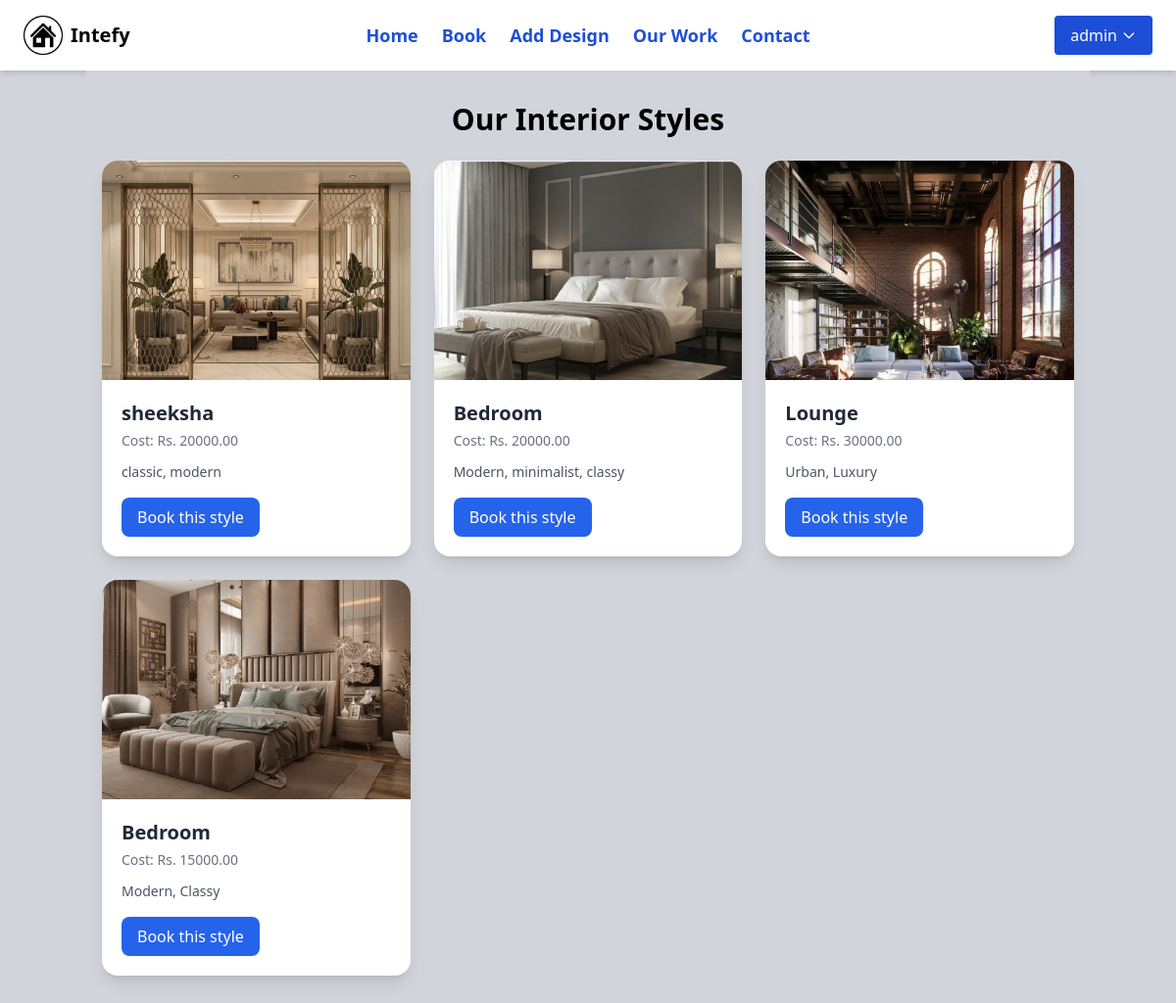
/work/ (signed in), run on the app's committed database.
### design/models.py (models this page shows)
class Work(models.Model):
    name = models.CharField(max_length=100)
    image = models.ImageField(upload_to="images/")
    cost = models.DecimalField(max_digits=10, decimal_places=2)
    story = models.TextField()

### design/views.py (the view)
# urls.py: path('work/', work, name='work'),
@login_required
def work(request):
    works = Work.objects.all()
    return render(request, 'design/work.html', {'works': works})

### design/templates/design/work.html (shortened to what this page needs)
{% extends "base.html" %}
{% load static %}
{% block content %}
<div>
  {% include "design/work1.html" %}
</div>
{% endblock %}

### templates/base.html (shortened to what this page needs)
{% load static %}
<!DOCTYPE html>
<html lang="en">
<head>
    <script src="https://cdn.tailwindcss.com"></script>
</head>
<body class="min-h-screen justify-center bg-gray-300">
  <nav class="flex justify-between items-center px-6 py-4 bg-white shadow-md">
    <div class="flex items-center space-x-2">
      <img src="{% static 'images/logo.png' %}" class="w-10" alt="Logo" />
      <h1 class="text-black font-bold text-xl">Intefy</h1>
    </div>
    <div class="absolute left-1/2 transform -translate-x-1/2 flex space-x-6 text-lg font-semibold">
      <a href="{% url 'index' %}" class="text-blue-700 hover:underline underline-offset-4 transition">Home</a>
      <a href="{% url 'book' %}" class="text-blue-700 hover:underline underline-offset-4 transition">Book</a>
      <a href="{% url 'explore' %}" class="text-blue-700 hover:underline underline-offset-4 transition">Add Design</a>
      <a href="{% url 'work' %}" class="text-blue-700 hover:underline underline-offset-4 transition">Our Work</a>
      <a href="{% url 'contact' %}" class="text-blue-700 hover:underline underline-offset-4 transition">Contact</a>
    </div>
    <div class="flex items-center space-x-4">
      {% if user.is_authenticated %}
        <div class="relative group">
          <button class="flex items-center gap-1 bg-blue-700 text-white px-4 py-2 rounded hover:bg-blue-800 transition">
            {{ user.username }}
            <svg xmlns="http://www.w3.org/2000/svg" class="h-4 w-4" fill="none" viewBox="0 0 24 24" stroke="currentColor">
              <path stroke-linecap="round" stroke-linejoin="round" stroke-width="2" d="M19 9l-7 7-7-7" />
            </svg>
          </button>
        </div>
      {% else %}
        <a href="{% url 'login' %}" class="bg-blue-700 text-white px-4 py-2 rounded hover:bg-blue-800 transition">Login</a>
        <a href="{% url 'register' %}" class="bg-blue-700 text-white px-4 py-2 rounded hover:bg-blue-800 transition">Register</a>
      {% endif %}
    </div>
  </nav>
  <main>
    {% block content %}{% endblock %}
  </main>
</body>
</html>

### design/templates/design/work1.html
<div class="container mx-auto px-4 py-8 bg-gray-300">
  <h2 class="text-3xl font-bold mb-6 text-center">Our Interior Styles</h2>
  <div class="grid grid-cols-1 sm:grid-cols-2 lg:grid-cols-3 gap-6">
    {% for style in works %}
      <div class="bg-white rounded-2xl shadow-lg overflow-hidden hover:shadow-2xl transition duration-300">
          <img src="{{ style.image.url }}" alt="{{ style.name }}" class="w-full h-56 object-cover">
        <div class="p-5">
          <h3 class="text-xl font-semibold text-gray-800">{{ style.name }}</h3>
          <p class="text-gray-500 text-sm mt-1">Cost: <span class="font-medium">Rs. {{ style.cost }}</span></p>
          <p class="text-gray-600 text-sm mt-3 line-clamp-3">{{ style.story }}</p>
          <a href="{% url 'book' %}?design={{ style.name }}&cost={{ style.cost }}&image= {{ style.image.url }}"
             class="mt-4 inline-block px-4 py-2 bg-blue-600 text-white rounded-lg hover:bg-blue-700 transition">
             Book this style
            </a>
        </div>
      </div>
    {% endfor %}
  </div>
</div>

### data on the page
Work: image (picture), name "sheeksha", cost "20000.00", story "classic, modern"
Work: image (picture), name "Bedroom", cost "20000.00", story "Modern, minimalist, classy"
Work: image (picture), name "Lounge", cost "30000.00", story "Urban, Luxury"
Work: image (picture), name "Bedroom", cost "15000.00", story "Modern, Classy"

### other printed values
{{ user.username }} "admin"
